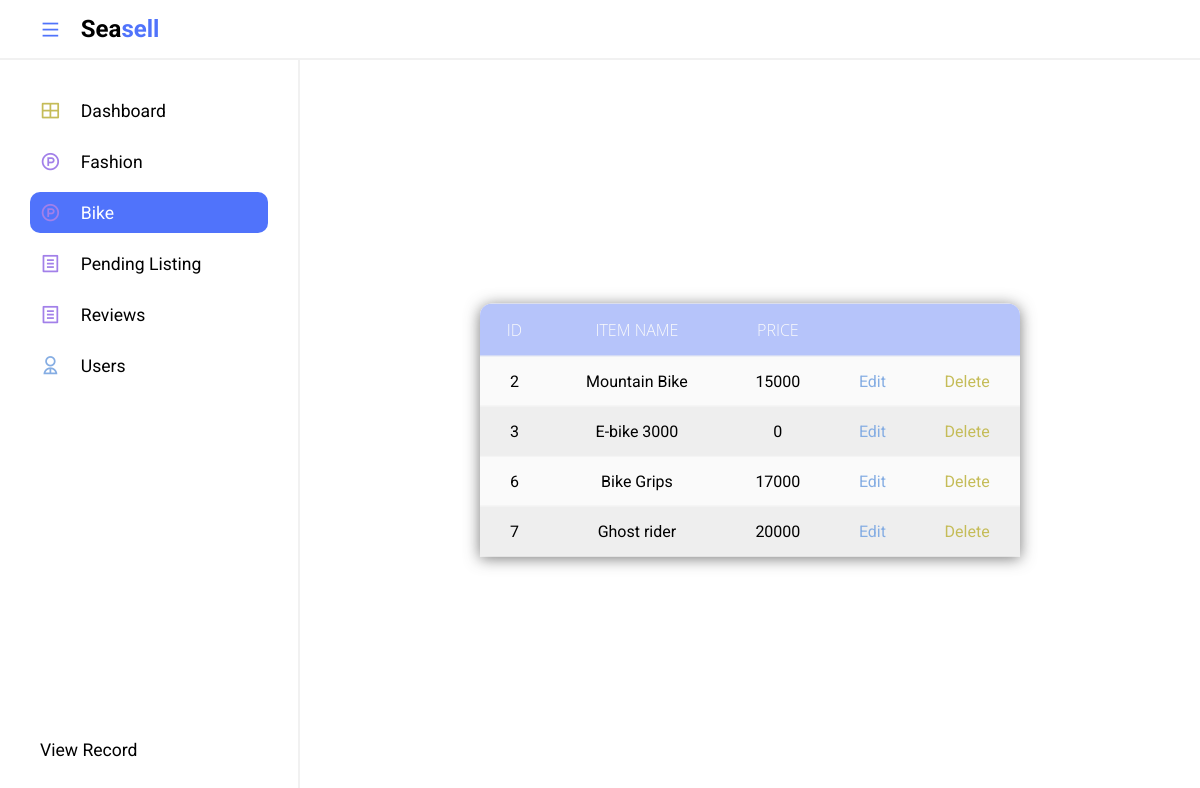
The page /FrontEnd/admin/bike/productbike.php on the database as committed earlier.
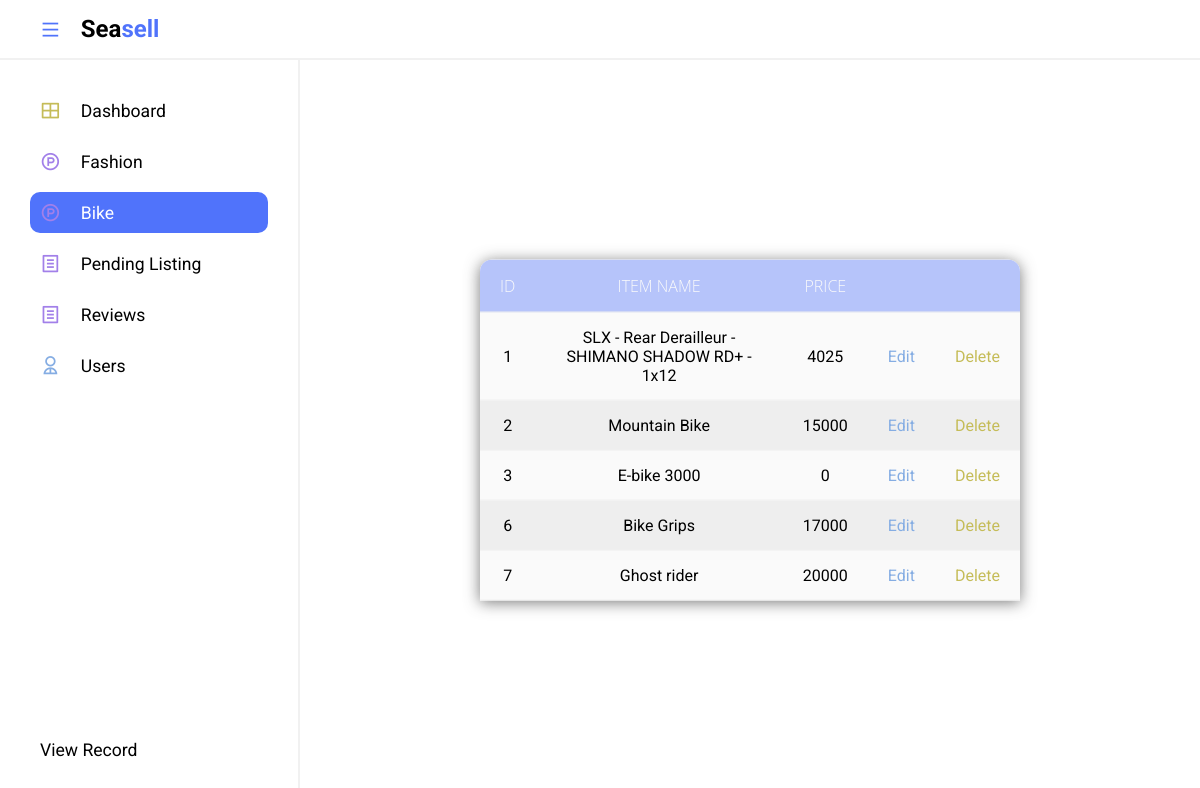
The same page on the database as committed later.
### tables this page shows
CREATE TABLE `bike_product` (
  `PRODUCT_NO` int(11) NOT NULL,
  `PRODUCT_NAME` varchar(200) NOT NULL,
  `PRODUCT_PRICE` int(200) NOT NULL,
  `PRODUCT_CONDITION` varchar(200) NOT NULL,
  `PRODUCT_DESCRIPTION` longtext NOT NULL,
  `PRODUCT_TYPE` varchar(200) NOT NULL,
  `PRODUCT_QTY` varchar(200) NOT NULL,
  `PRODUCT_DEALMETHOD` varchar(200) NOT NULL,
  `MEET_UP` varchar(200) NOT NULL,
  `MAILING` varchar(200) NOT NULL,
  `PICTURE_ID` varchar(200) NOT NULL,
  `SELLER_ID` varchar(200) NOT NULL,
  `PROD_ID` varchar(200) NOT NULL,
  `STATUS` varchar(200) NOT NULL,
  `DATE` varchar(200) NOT NULL
);

### FrontEnd/admin/bike/productbike.php (the view, shortened to what this page needs)
<!DOCTYPE html>
<html lang="en">
<head>
    <link rel="stylesheet" href="../adminpanel.css">
    <link href="https://cdn.jsdelivr.net/npm/remixicon@2.5.0/fonts/remixicon.css" rel="stylesheet">
</head>
<body>
    <section class="header">
        <div class="logo">
            <i class="ri-menu-line icon icon-0 menu"></i>
            <h2>Sea<span>sell</span></h2>
        </div>
    </section>
    <section class="main">
        <div class="sidebar">
            <ul class="sidebar--items">
                <li>
                    <a href="../index.php">
                        <span class="icon icon-1"><i class="ri-layout-grid-line"></i></span>
                        <span class="sidebar--item">Dashboard</span>
                    </a>
                </li>
                <li>
                    <a href="../fashion/fashionproduct.php" id="active">
                        <span class="icon icon-2"><i class="ri-product-hunt-line"></i></span>
                        <span class="sidebar--item">Fashion</span>
                    </a>
                </li>
                <li>
                    <a href="../bike/productbike.php" id="active--link">
                        <span class="icon icon-2"><i class="ri-product-hunt-line"></i></span>
                        <span class="sidebar--item">Bike</span>
                    </a>
                </li>
                <li>
                    <a href="../listing/listed.php">
                        <span class="icon icon-2"><i class="ri-file-list-line"></i></span>
                        <span class="sidebar--item">Pending Listing</span>
                    </a>
                </li>
                <li>
                    <a href="../review/review.php">
                        <span class="icon icon-2"><i class="ri-file-list-line"></i></span>
                        <span class="sidebar--item">Reviews</span>
                    </a>
                </li>
                <li>
                    <a href="../user/adminusers.php">
                        <span class="icon icon-3"><i class="ri-user-2-line"></i></span>
                        <span class="sidebar--item" style="white-space: nowrap;">Users</span>
                    </a>
                </li>
            </ul>
            <ul class="sidebar--bottom-items">
                <li>
                    <a href="bikerecord.php">
                        <span class="sidebar--item">View Record</span>
                    </a>
                </li>
            </ul>
        </div>
        <div class="main--content">
            <div class="filter">
 </div>
 <table >
 <thead>
 <tr>
 <th>ID</th>
 <th>Item name</th>
 <th>Price</th>
 <th></th>
 <th></th>
 </tr>
</thead>
<tbody>
   <?php
    include"../../includes/functions/connection.php";
    $sql = "SELECT * FROM bike_product WHERE STATUS = 'LISTED'";
    $result = $conn->query($sql);
    while($row = $result->fetch_assoc()){
        echo "
        <tr>
        <td>$row[PRODUCT_NO]</td>
        <td>$row[PRODUCT_NAME]</td>
        <td>$row[PRODUCT_PRICE]</td>
        <td>
            <a class='icon-3' href='bikeedit.php?id=$row[PRODUCT_NO]'>Edit</a>
        </td>
        <td>
            <a class='icon-1' href='bikedelete.php?id=$row[PRODUCT_NO]'>Delete</a>
        </td>
        </tr>
        ";
    }
    ?>
</tbody>
 </table>
        </div>
    </section>
</body>
</html>

Rows that differ between the two databases and show on the page:
now on this page (row edited): bike_product: PRODUCT_NO "1", PRODUCT_NAME "SLX - Rear Derailleur - SHIMANO SHADOW RD+ - 1x12", PRODUCT_PRICE "4025"
